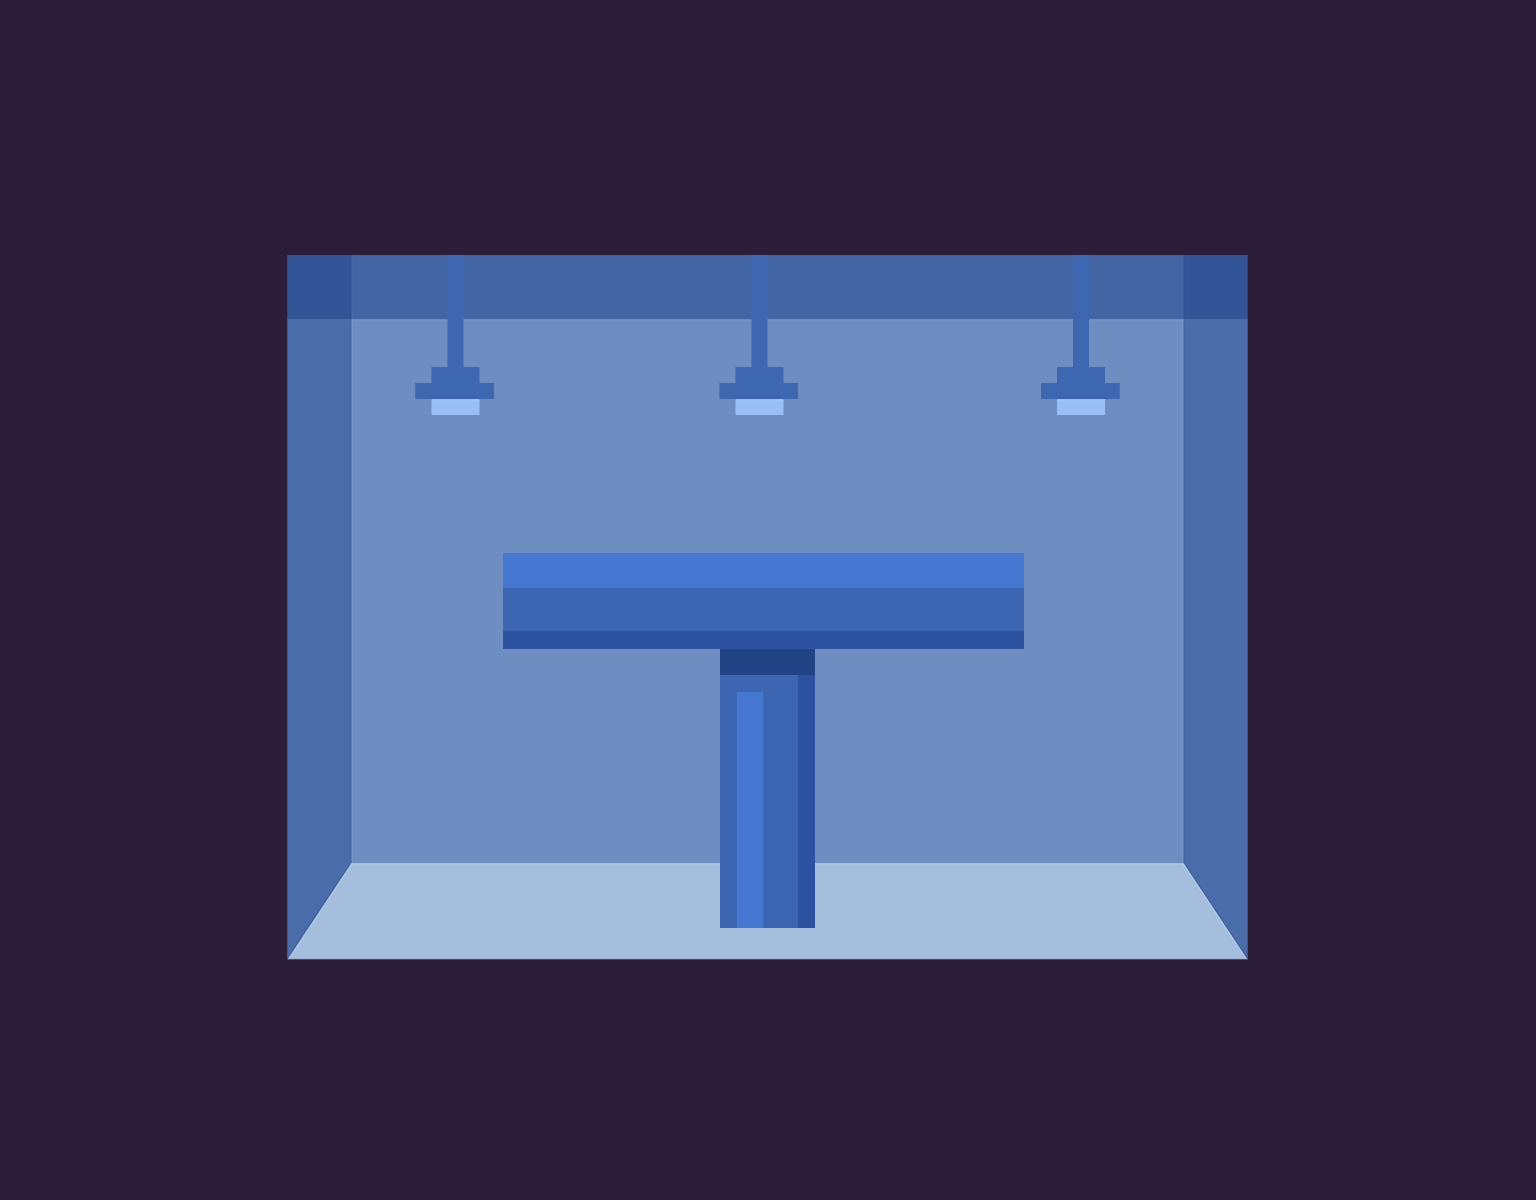

This game map was drawn from its Tiled (.tmx) file and the tilesets committed beside it. A one-line description and the trimmed map source follow:
An orthogonal 96x75 tile map with 16x16 px tiles, 3 tile layers (background, collision, objects), 2 tilesets.

<map version="1.0" orientation="orthogonal" renderorder="right-down" width="96" height="75" tilewidth="16" tileheight="16" nextobjectid="1">
 <tileset firstgid="1" name="test_room" tilewidth="16" tileheight="16" tilecount="7200" columns="96">
  <image source="../assets/test_room.png" trans="ffffff" width="1536" height="1200" />
 </tileset>
 <tileset firstgid="7201" name="platform" tilewidth="16" tileheight="16" tilecount="2072" columns="37">
  <image source="../assets/platform.png" trans="ffffff" width="600" height="900" />
 </tileset>
 <layer name="background" width="96" height="75">
  <data>[7200 cells, 7200 non-empty, 7200 distinct tile ids]</data>
 </layer>
 <layer name="collision" width="96" height="75">
  <data>[7200 cells, 642 non-empty, 642 distinct tile ids]</data>
 </layer>
 <layer name="objects" width="96" height="75">
  <data>[7200 cells, 340 non-empty, 340 distinct tile ids]</data>
 </layer>
</map>